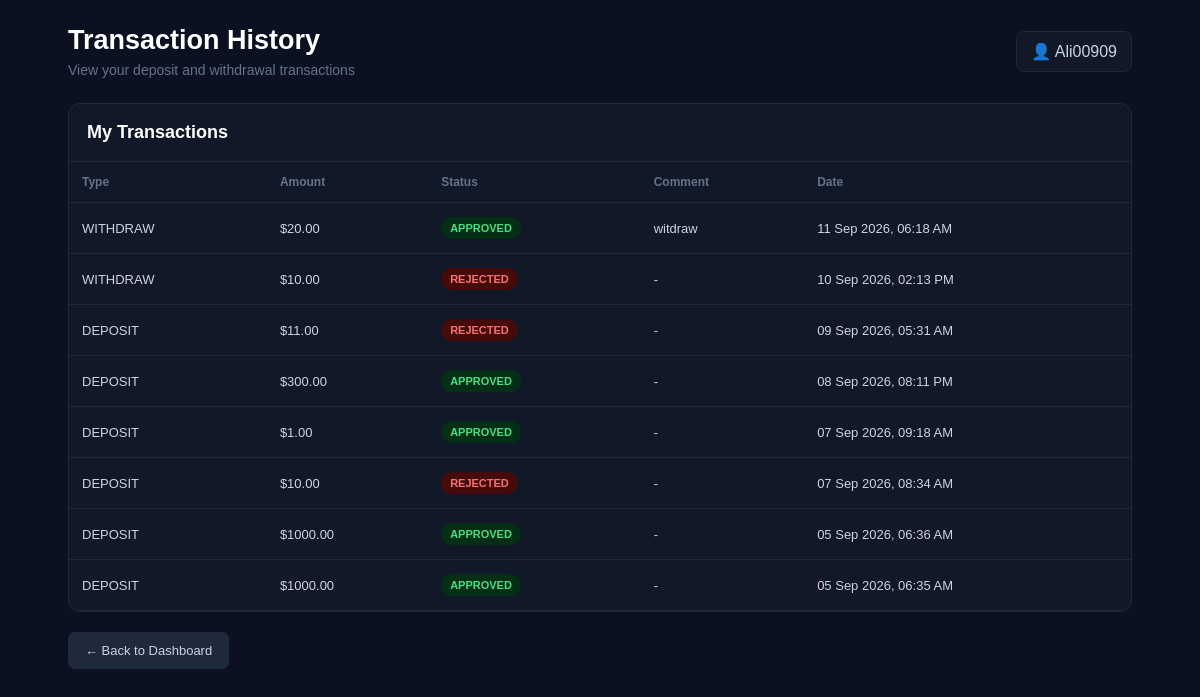
Page /trading/transactions/ (signed in) on the committed database.
### trading/models.py (models this page shows, shortened)
class Transaction(models.Model):
    TYPE_CHOICES = [
        ("DEPOSIT", "DEPOSIT"),
        ("WITHDRAW", "WITHDRAW"),
    ]
    CURRENCY_CHOICES = [
        ("USD", "USD"),
        ("PKR", "PKR"),
    ]
    STATUS_CHOICES = [
        ("PENDING", "PENDING"),
        ("APPROVED", "APPROVED"),
        ("REJECTED", "REJECTED"),
    ]
    user = models.ForeignKey(
        User,
        on_delete=models.CASCADE
    )
    transaction_type = models.CharField(
        max_length=10,
        choices=TYPE_CHOICES
    )
    currency = models.CharField(
        max_length=3,
        choices=CURRENCY_CHOICES,
        default="USD"
    )
    amount = models.DecimalField(
        max_digits=12,
        decimal_places=2
    )
    status = models.CharField(
        max_length=10,
        choices=STATUS_CHOICES,
        default="PENDING"
    )
    comment = models.TextField(
        blank=True,
        default=""
    )
    account_title = models.CharField(
        max_length=150,
        blank=True,
        default=""
    )
    account_holder_name = models.CharField(
        max_length=150,
        blank=True,
        default=""
    )
    account_number = models.CharField(
        max_length=100,
        blank=True,
        default=""
    )
    created_at = models.DateTimeField(
        auto_now_add=True
    )

### trading/views.py (the view)
@login_required
def transaction_history(request):
    transactions = Transaction.objects.filter(
        user=request.user
    ).order_by(
        "-created_at"
    )
    return render(
        request,
        "trading/transaction_history.html",
        {
            "transactions": transactions
        }
    )

### trading/templates/trading/transaction_history.html (shortened to what this page needs)
{% load static %}
<!DOCTYPE html>
<html lang="en">
<head>
</head>
<body>
<div class="container">
    <div class="topbar">
        <div>
            <h1>Transaction History</h1>
            <p class="subtitle">
                View your deposit and withdrawal transactions
            </p>
        </div>
        <div class="user">
            👤 {{ request.user.username }}
        </div>
    </div>
    <div class="card">
        <div class="card-header">
            <h2>My Transactions</h2>
        </div>
        {% if transactions %}
            <div class="table-wrapper">
                <table>
                    <thead>
                        <tr>
                            <th>Type</th>
                            <th>Amount</th>
                            <th>Status</th>
                            <th>Comment</th>
                            <th>Date</th>
                        </tr>
                    </thead>
                    <tbody>
                    {% for transaction in transactions %}
                        <tr>
                            <td>
                                {{ transaction.transaction_type }}
                            </td>
                            <td>
                                ${{ transaction.amount }}
                            </td>
                            <td>
                                {% if transaction.status == "PENDING" %}
                                    <span class="badge pending">
                                        PENDING
                                    </span>
                                {% elif transaction.status == "APPROVED" %}
                                    <span class="badge approved">
                                        APPROVED
                                    </span>
                                {% else %}
                                    <span class="badge rejected">
                                        REJECTED
                                    </span>
                                {% endif %}
                            </td>
                            <td>
                                {% if transaction.comment %}
                                    {{ transaction.comment }}
                                {% else %}
                                    -
                                {% endif %}
                            </td>
                            <td>
                                {{ transaction.created_at|date:"d M Y, h:i A" }}
                            </td>
                        </tr>
                    {% endfor %}
                    </tbody>
                </table>
            </div>
        {% else %}
            <div class="empty">
                No transactions found.
            </div>
        {% endif %}
    </div>
    <a href="{% url 'dashboard' %}" class="back">
        ← Back to Dashboard
    </a>
</div>
</body>
</html>

### trading/templates/trading/transaction_history.html (style rules this page uses)
* { box-sizing: border-box; margin: 0; padding: 0; }
body { font-family: Arial, sans-serif; background: #0b1120; color: #e5e7eb; }
.container { max-width: 1100px; margin: auto; padding: 25px 18px; }
.topbar { display: flex; justify-content: space-between; align-items: center; margin-bottom: 25px; gap: 15px; }
h1 { color: white; font-size: 27px; }
.subtitle { color: #64748b; margin-top: 6px; font-size: 14px; }
.user { background: #111827; border: 1px solid #1f2937; padding: 10px 14px; border-radius: 8px; color: #cbd5e1; }
.card { background: #111827; border: 1px solid #1f2937; border-radius: 12px; overflow: hidden; }
.card-header { padding: 18px; border-bottom: 1px solid #1f2937; }
.card-header h2 { color: white; font-size: 18px; }
.table-wrapper { overflow-x: auto; }
table { width: 100%; border-collapse: collapse; min-width: 600px; }
th { text-align: left; padding: 13px; font-size: 12px; color: #64748b; border-bottom: 1px solid #1f2937; }
td { padding: 14px 13px; font-size: 13px; color: #cbd5e1; border-bottom: 1px solid #1f2937; }
.badge { display: inline-block; padding: 5px 9px; border-radius: 20px; font-size: 11px; font-weight: bold; }
.approved { background: #052e16; color: #4ade80; }
.rejected { background: #450a0a; color: #f87171; }
.back { display: inline-block; margin-top: 20px; background: #1e293b; color: #cbd5e1; text-decoration: none; padding: 11px 17px; border-radius: 7px; font-size: 13px; }

### rows in the picture
Transaction: status "APPROVED"
Transaction: status "REJECTED"
Transaction: status "REJECTED"
Transaction: status "APPROVED"
Transaction: status "APPROVED"
Transaction: status "REJECTED"
Transaction: status "APPROVED"
Transaction: status "APPROVED"

### other values in the picture
{{ request.user.username }} "Ali00909"
